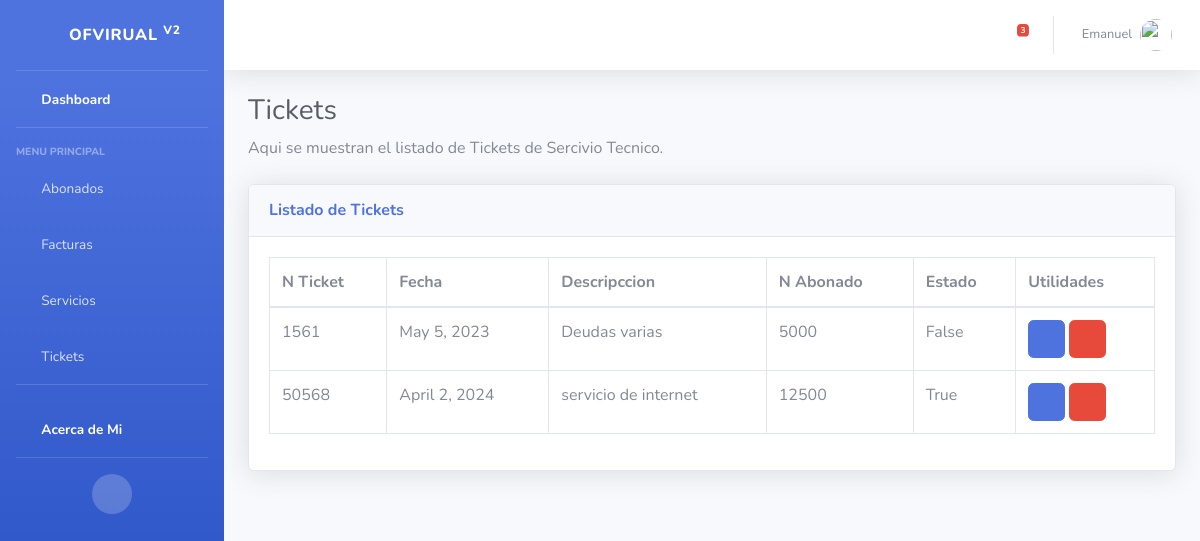
/aplicacion/tickets (signed in), run on an earlier commit of the app's database.
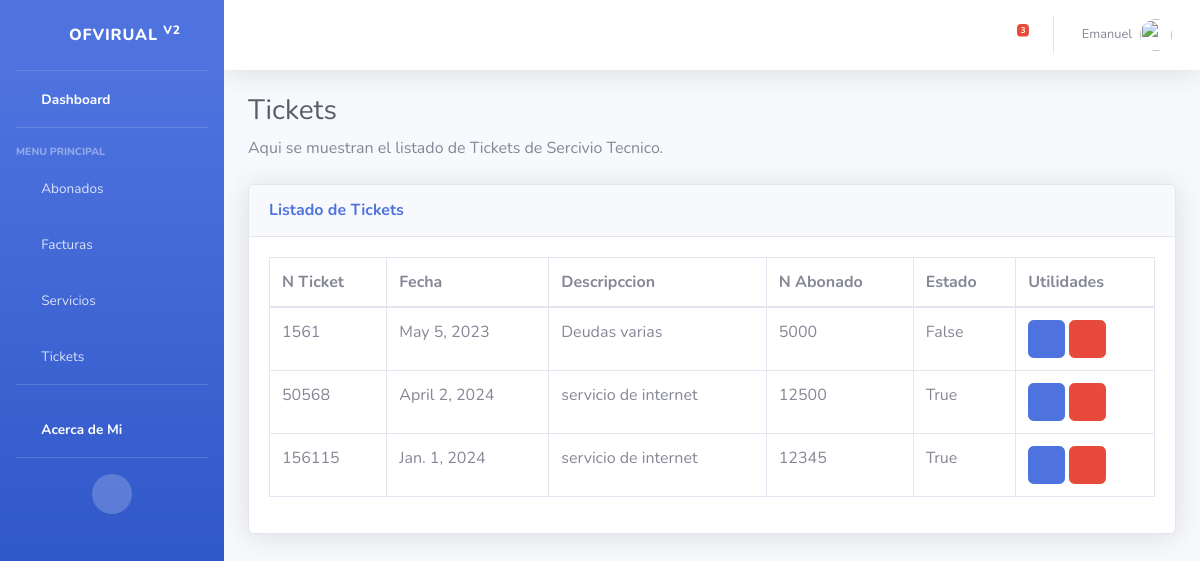
And on a later commit of the database.
### aplicacion/models.py (models this page shows, shortened)
class Tickets(models.Model):
    nTicket = models.IntegerField()
    fecha = models.DateField()
    descrip = models.CharField(max_length=200)
    nAbonado = models.IntegerField()
    estado = models.BooleanField()

### aplicacion/views.py (the view)
# urls.py: path("tickets", tickets, name="tickets"),
@login_required
def tickets(request):
    context = {'tickets': Tickets.objects.all()}
    return render(request, "aplicacion/tickets.html", context)

### aplicacion/templates/aplicacion/tickets.html (shortened to what this page needs)
{% extends 'aplicacion/home.html' %}
{% block contenido %}
<div class="container-fluid">
                    <h1 class="h3 mb-2 text-gray-800">Tickets</h1>
                    <p class="mb-4">Aqui se muestran el listado de Tickets de Sercivio Tecnico.</p>
                    <div class="card shadow mb-4">
                        <div class="card-header py-3">
                            <h6 class="m-0 font-weight-bold text-primary">Listado de Tickets</h6>
                        </div>
                        <div class="card-body">
                            <div class="table-responsive">
                                <table class="table table-bordered" id="dataTable" width="100%" cellspacing="0">
                                    <thead>
                                        <tr>
                                            <th>N Ticket</th>
                                            <th>Fecha</th>
                                            <th>Descripccion</th>
                                            <th>N Abonado</th>
                                            <th>Estado</th>
                                            <th>Utilidades</th>
                                        </tr>
                                    </thead>
                                    <tbody>
                                        {% for t in tickets %}
                                            <tr>
                                                <td>{{ t.nTicket }}</td>
                                                <td>{{ t.fecha }}</td>
                                                <td>{{ t.descrip }}</td>
                                                <td>{{ t.nAbonado }}</td>
                                                <td>{{ t.estado }}</td>
                                                <td>
                                                    <a
                                                    href="{% url 'updateTicket' t.id %}"
                                                    class="btn btn-primary"
                                                    style="--bs-btn-padding-y: .25rem; --bs-btn-padding-x: .5rem; --bs-btn-font-size: .75rem;"
                                                    ><i class="fa fa-edit fa-sm" title="Edit Abonado"></i>
                                                    </a>
                                                    <a href="#"
                                                    class="btn btn-danger delete-btn"
                                                    data-id="{{ t.id }}"
                                                    data-toggle="modal" data-target="#deleteModal"
                                                    ><i class="fa fa-trash fa-sm" title="Delete Abonado"></i>
                                                </a>
                                                </td>
                                            </tr>
                                        {% endfor %}
                                    </tbody>
                                </table>
                            </div>
                        </div>
                    </div>
                </div>
            </div>
{% endblock contenido %}

What changed in the data, as far as the page shows it:
added Tickets: nTicket "156115", fecha "Jan. 1, 2024", descrip "servicio de internet", nAbonado "12345", estado "True"
